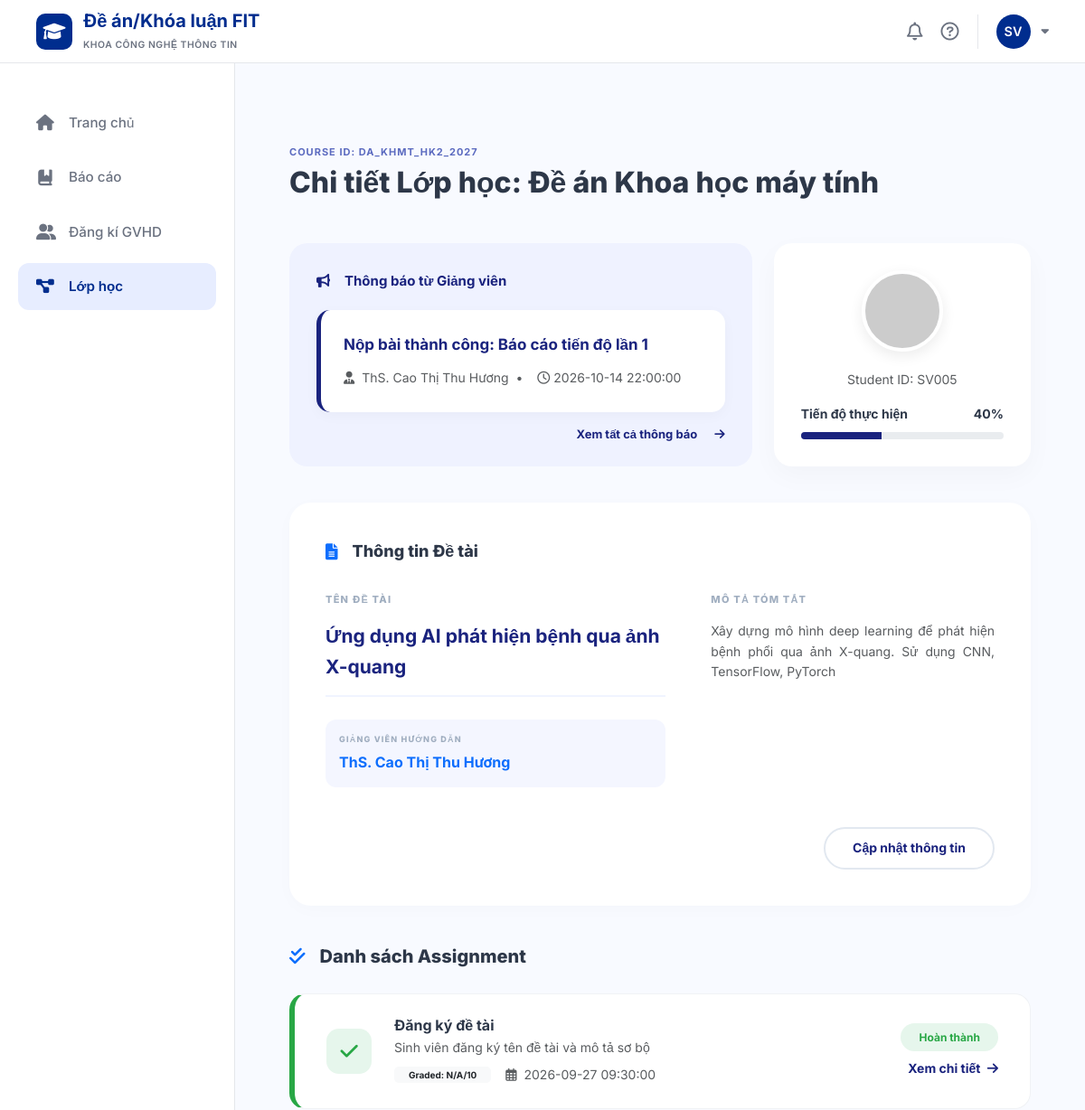
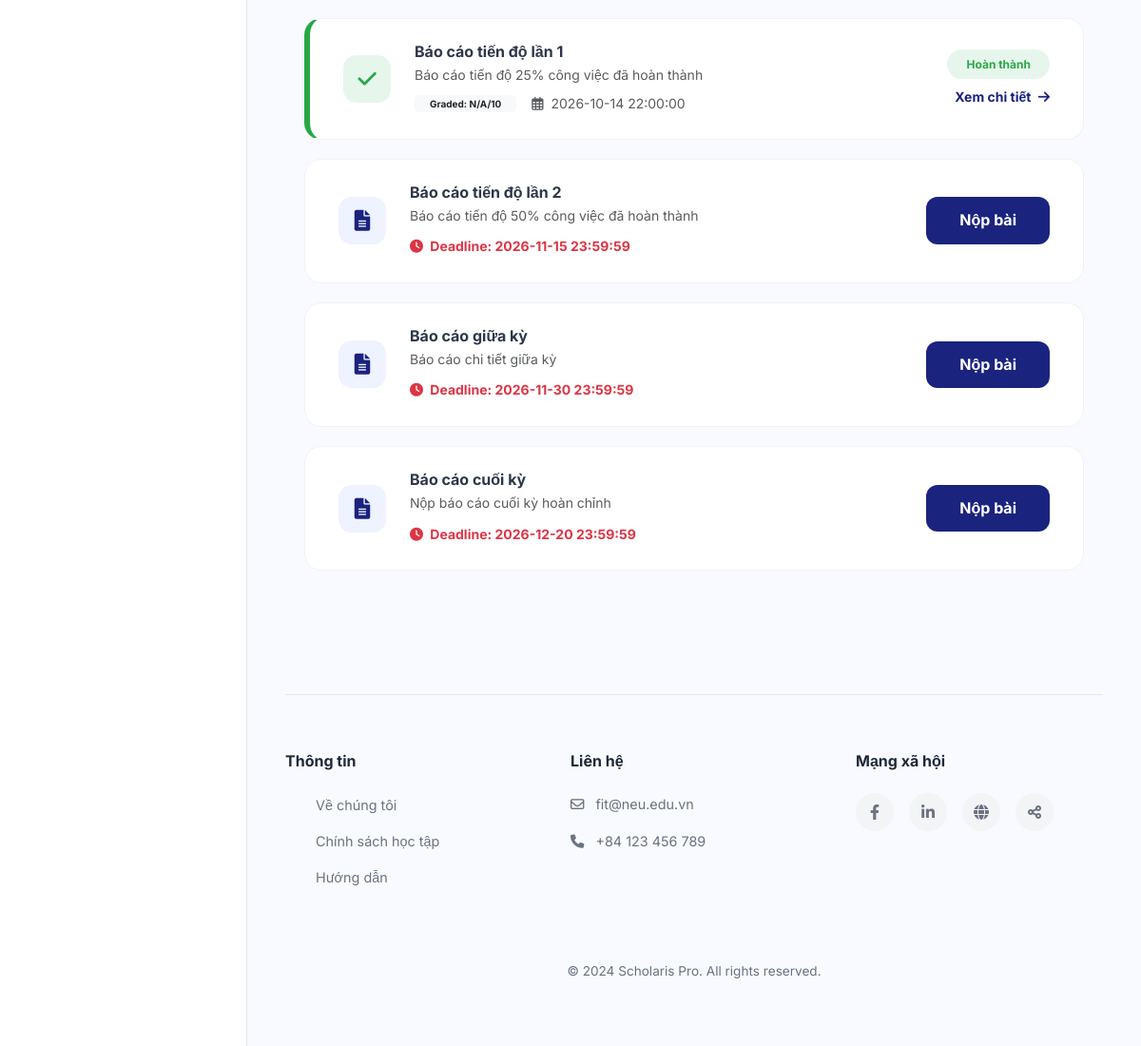
/project-detail/54 (signed in), run on an earlier commit of the app's database (2 pictures, top to bottom).
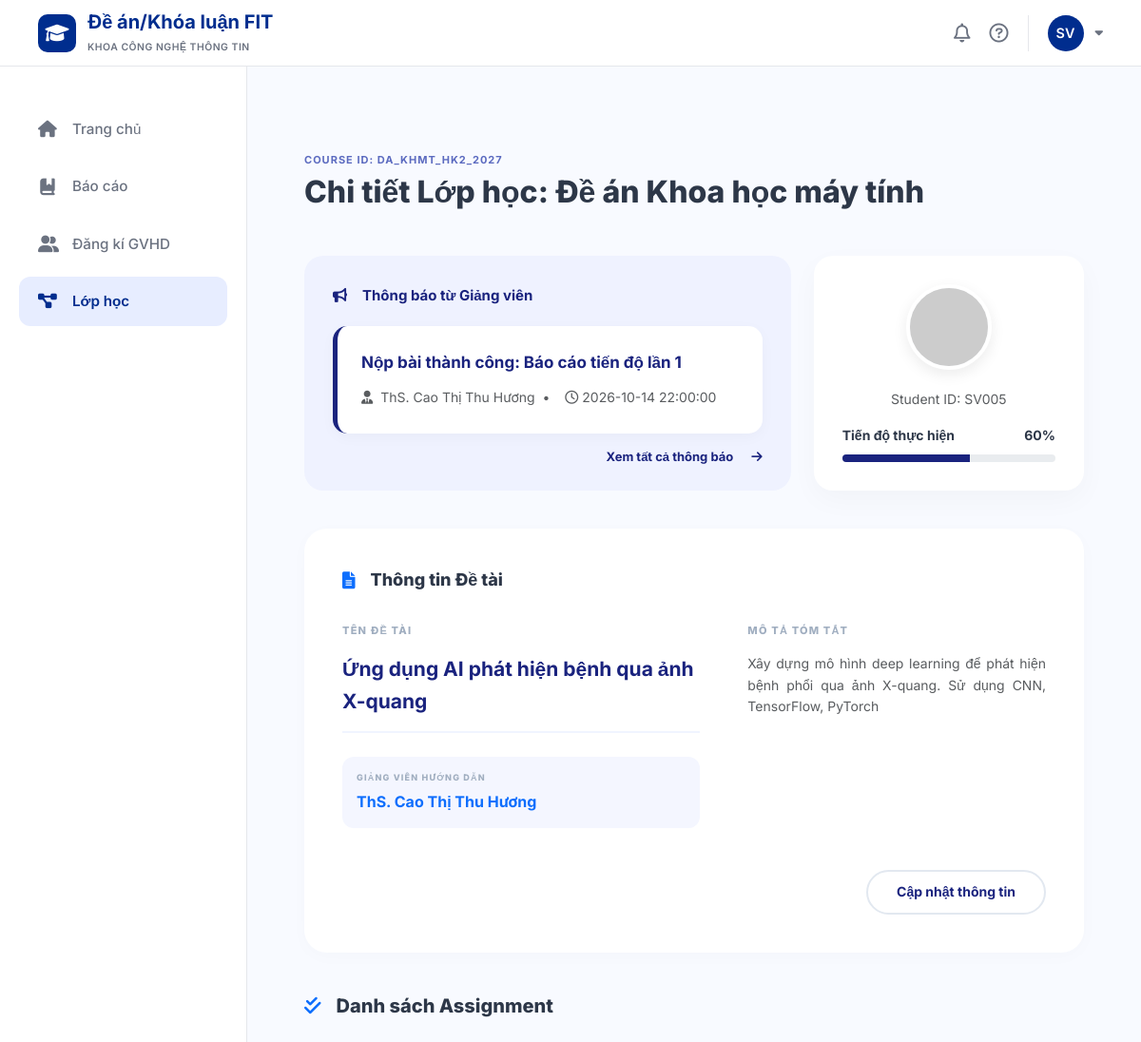
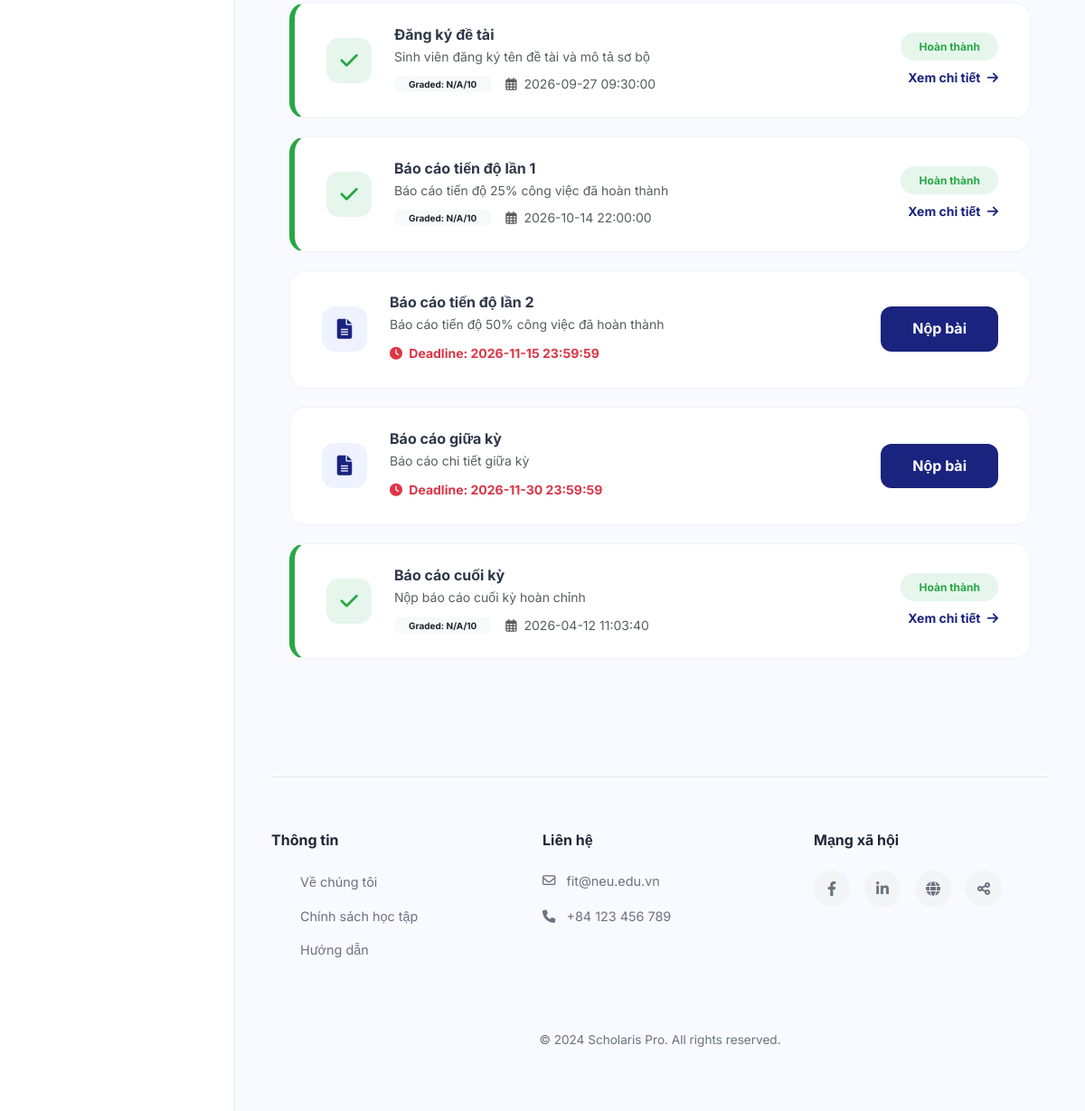
And on a later commit of the database (2 pictures, top to bottom).
### tables this page shows
CREATE TABLE classes (
    id INTEGER PRIMARY KEY AUTOINCREMENT,
    class_code VARCHAR(50) NOT NULL UNIQUE,
    class_name VARCHAR(100) NOT NULL,
    course_id INTEGER NOT NULL,
    lecturer_id INTEGER NOT NULL,
    semester_id INTEGER NOT NULL,
    status VARCHAR(20) DEFAULT 'active' CHECK (status IN ('active', 'completed')),
    FOREIGN KEY (course_id) REFERENCES courses(id),
    FOREIGN KEY (lecturer_id) REFERENCES lecturers(id),
    FOREIGN KEY (semester_id) REFERENCES semesters(id)
);

CREATE TABLE notifications (
    id INTEGER PRIMARY KEY AUTOINCREMENT,
    user_id INTEGER NOT NULL,
    title VARCHAR(200) NOT NULL,
    content TEXT,
    related_id INTEGER,
    is_read INTEGER DEFAULT 0,
    created_at DATETIME DEFAULT CURRENT_TIMESTAMP,
    FOREIGN KEY (user_id) REFERENCES users(id) ON DELETE CASCADE
);

CREATE TABLE users (
    id INTEGER PRIMARY KEY AUTOINCREMENT,
    email VARCHAR(100) NOT NULL UNIQUE,
    password VARCHAR(255) NOT NULL,
    full_name VARCHAR(100) NOT NULL,
    role VARCHAR(20) NOT NULL CHECK (role IN ('student', 'lecturer')),
    phone VARCHAR(20),
    created_at DATETIME DEFAULT CURRENT_TIMESTAMP
);

CREATE TABLE students (
    id INTEGER PRIMARY KEY AUTOINCREMENT,
    user_id INTEGER NOT NULL UNIQUE,
    student_code VARCHAR(20) NOT NULL UNIQUE,
    class_name VARCHAR(50),
    major VARCHAR(100),
    FOREIGN KEY (user_id) REFERENCES users(id) ON DELETE CASCADE
);

CREATE TABLE topics (
    id INTEGER PRIMARY KEY AUTOINCREMENT,
    student_id INTEGER NOT NULL,
    class_id INTEGER NOT NULL,
    title VARCHAR(500) NOT NULL,
    description TEXT,
    created_at DATETIME DEFAULT CURRENT_TIMESTAMP,
    updated_at DATETIME DEFAULT CURRENT_TIMESTAMP,
    FOREIGN KEY (student_id) REFERENCES students(id),
    FOREIGN KEY (class_id) REFERENCES classes(id)
);

CREATE TABLE submissions (
    id INTEGER PRIMARY KEY AUTOINCREMENT,
    assignment_id INTEGER NOT NULL,
    student_id INTEGER NOT NULL,
    file_url VARCHAR(500),
    file_name VARCHAR(255),
    file_size INTEGER,
    progress_report TEXT,
    submitted_at DATETIME DEFAULT CURRENT_TIMESTAMP,
    is_late INTEGER DEFAULT 0,
    is_final INTEGER DEFAULT 0,
    version INTEGER DEFAULT 1,
    FOREIGN KEY (assignment_id) REFERENCES assignments(id) ON DELETE CASCADE,
    FOREIGN KEY (student_id) REFERENCES students(id)
);

CREATE TABLE assignments (
    id INTEGER PRIMARY KEY AUTOINCREMENT,
    class_id INTEGER NOT NULL,
    title VARCHAR(200) NOT NULL,
    description TEXT,
    deadline DATETIME NOT NULL,
    max_file_size INTEGER DEFAULT 10,
    allowed_file_types VARCHAR(200),
    created_at DATETIME DEFAULT CURRENT_TIMESTAMP, is_overdue,
    FOREIGN KEY (class_id) REFERENCES classes(id) ON DELETE CASCADE
);

### app/student/myprojects/routes.py (the view)
@myprojects_bp.route('/project-detail/<int:id>')
def project_detail(id):
    user_id = session.get('user_id') or 1
    conn = get_db()
    conn.row_factory = lambda cursor, row: dict(zip([column[0] for column in cursor.description], row))
    cur = conn.cursor()
    cur.execute("""
        SELECT c.id, c.class_code, c.class_name, u.full_name AS lecturer_name,
               s.id AS student_pk, s.student_code
        FROM classes c
        JOIN lecturers l ON c.lecturer_id = l.id
        JOIN users u ON l.user_id = u.id
        JOIN class_students cs ON c.id = cs.class_id
        JOIN students s ON cs.student_id = s.id
        WHERE c.id = ? AND s.user_id = ?
    """, (id, user_id))
    class_info = cur.fetchone()
    cur.execute("""
        SELECT
            (SELECT COUNT(*) FROM assignments WHERE class_id = ?) as total,
            (SELECT COUNT(*) FROM submissions WHERE student_id = ? AND assignment_id IN
                (SELECT id FROM assignments WHERE class_id = ?)) as completed
    """, (id, class_info['student_pk'], id))
    counts = cur.fetchone()
    progress = int((counts['completed'] / counts['total'] * 100)) if counts['total'] > 0 else 0
    cur.execute("SELECT title, description FROM topics WHERE class_id = ? AND student_id = ?",
               (id, class_info['student_pk']))
    topic = cur.fetchone()
    cur.execute("""
        SELECT title, content, created_at
        FROM notifications
        WHERE user_id = ? OR related_id = ?
        ORDER BY created_at DESC LIMIT 1
    """, (user_id, id))
    latest_notification = cur.fetchone()
    cur.execute("""
        SELECT a.id, a.title, a.description, a.deadline,
               sub.submitted_at, sub.file_url, sub.is_late, cs.grade
        FROM assignments a
        LEFT JOIN submissions sub ON a.id = sub.assignment_id AND sub.student_id = ?
        LEFT JOIN class_students cs ON a.class_id = cs.class_id AND cs.student_id = ?
        WHERE a.class_id = ?
        ORDER BY a.deadline ASC
    """, (class_info['student_pk'], class_info['student_pk'], id))
    assignments = cur.fetchall()
    return render_template('student/project_detail.html',
                           class_info=class_info, topic=topic,
                           latest_notification=latest_notification,
                           assignments=assignments, progress=progress)

### templates/student/project_detail.html (shortened to what this page needs)
{% extends "student/base.html" %}
{% block content %}
<link rel="stylesheet" href="https://cdnjs.cloudflare.com/ajax/libs/font-awesome/6.0.0/css/all.min.css">
<div class="main-container">
    <div class="mb-5">
        <div class="course-id-label">COURSE ID: {{ class_info.class_code }} </div>
        <h1 class="page-title">Chi tiết Lớp học: {{ class_info.class_name }} </h1>
    </div>
    <div class="top-grid">
        <div class="announcement-card">
            <div class="announcement-header"><i class="fas fa-bullhorn me-3"></i> Thông báo từ Giảng viên</div>
            {% if latest_notification %}
            <div class="announcement-content">
                <div class="announcement-title">{{ latest_notification.title }}</div>
                <small class="text-muted">
                    <i class="fas fa-user-tie me-2"></i>{{ class_info.lecturer_name }}  &nbsp;•&nbsp;
                    <i class="far fa-clock ms-2 me-1"></i>{{ latest_notification.created_at }}
                </small>
            </div>
            {% endif %}
            <a href="#" class="btn-view-all mb-10">Xem tất cả thông báo <i class="fas fa-arrow-right ms-3"></i></a>
        </div>
        <div class="profile-card">
            <div class="avatar-circle">
                <img src="https://ui-avatars.com/api/?name={{ session.user_full_name }}&background=EBF4FF&color=1A237E" style="width:100%">
            </div>
            <small class="text-muted d-block mb-3">Student ID: {{ class_info.student_code }}</small>
            <div class="progress-label d-flex justify-content-between mb-2">
                <span class="fw-bold small">Tiến độ thực hiện</span>
                <span class="fw-bold small">{{ progress }}%</span>
            </div>
            <div class="progress" style="height: 8px; border-radius: 10px;">
                <div class="progress-bar" style="width: {{ progress }}%; background: var(--primary-navy);"></div>
            </div>
        </div>
    </div>
<div class="topic-card">
    <div class="topic-header">
        <i class="fas fa-file-alt me-3 text-primary"></i> Thông tin Đề tài
    </div>
    <div class="topic-grid">
        <div>
            <span class="label-caps">Tên đề tài</span>
            <div class="topic-title-box">
                {{ topic.title if topic else "Chưa đăng ký đề tài" }}
            </div>
            <div class="supervisor-tag">
                <span class="label-caps" style="margin-bottom: 5px; font-size: 9px;">Giảng viên hướng dẫn</span>
                <div class="fw-bold text-primary">
                    {{ class_info.lecturer_name }}
                </div>
            </div>
        </div>
        <div>
            <span class="label-caps">Mô tả tóm tắt</span>
            <p class="text-muted small" style="text-align: justify;">
                {{ topic.description if topic else "Vui lòng cập nhật mô tả..." }}
            </p>
        </div>
    </div>
    <div class="text-end mt-4">
    <button class="btn-outline-pill" data-bs-toggle="modal" data-bs-target="#topicModal">
        Cập nhật thông tin
    </button>
</div>
</div>
    <div class="section-subtitle"><i class="fas fa-check-double me-3 text-primary"></i> Danh sách Assignment</div>
    {% for ass in assignments %}
    <div class="assignment-item {% if ass.submitted_at %}completed{% elif ass.is_late %}overdue{% endif %}">
        <div class="d-flex align-items-center">
            <div class="icon-box {% if ass.submitted_at %}icon-completed{% else %}icon-pending{% endif %}">
                <i class="fas {% if ass.submitted_at %}fa-check{% else %}fa-file-alt{% endif %}"></i>
            </div>
            <div>
                <h6 class="fw-bold mb-1">{{ ass.title }} </h6>
                <p class="text-muted small mb-2">{{ ass.description | truncate(100) }} </p>
                {% if ass.submitted_at %}
                <div class="d-flex align-items-center">
                    <span class="badge bg-light text-dark px-3 py-1 fw-bold" style="font-size: 10px; border-radius: 5px;">Graded: {{ ass.grade if ass.grade else 'N/A' }}/10 </span>
                    <small class="ms-3 text-muted"><i class="far fa-calendar-alt me-1"></i> {{ ass.submitted_at }} </small>
                </div>
                {% else %}
                <small class="text-danger fw-bold"><i class="fas fa-clock me-1"></i> Deadline: {{ ass.deadline }} </small>
                {% endif %}
            </div>
        </div>
    <div class="text-end ms-4">
            {% if ass.submitted_at %}
                <div class="d-flex flex-column align-items-end">
                    <span class="status-pill pill-green mb-2">Hoàn thành</span>
                    <a href="{{ url_for('myprojects.submit_assignment', assignment_id=ass.id) }}" class="text-decoration-none small fw-bold" style="color: var(--primary-navy);">
                        Xem chi tiết <i class="fas fa-arrow-right ms-1"></i>
                    </a>
                </div>
            {% elif ass.is_late %}
                <div class="text-danger fw-bold small mb-2">Quá hạn </div>
                <a href="#" class="text-danger small text-decoration-none fw-bold">Yêu cầu gia hạn</a>
            {% else %}
                <a href="{{ url_for('myprojects.submit_assignment', assignment_id=ass.id) }}" class="btn-navy-pill text-decoration-none d-inline-block">
                    Nộp bài
                </a>
            {% endif %}
        </div>
    </div>
    {% endfor %}
</div>
{% endblock %}

### templates/student/base.html (shortened to what this page needs)
<!DOCTYPE html>
<html lang="vi">
<head>
    <link rel="stylesheet" href="https://cdnjs.cloudflare.com/ajax/libs/font-awesome/6.5.0/css/all.min.css">
    <link href="https://cdn.jsdelivr.net/npm/bootstrap@5.3.0/dist/css/bootstrap.min.css" rel="stylesheet">
</head>
<body>
    <header class="header">
        <div class="logo-section">
            <div class="logo-icon">
                <i class="fa-solid fa-graduation-cap"></i>
            </div>
            <div class="logo-text">
                <h1>Đề án/Khóa luận FIT</h1>
                <span>Khoa Công nghệ thông tin</span>
            </div>
        </div>
        <div class="header-actions">
            <i class="fa-regular fa-bell action-icon"></i>
            <i class="fa-regular fa-circle-question action-icon"></i>
            <div class="dropdown">
                <div class="user-dropdown-toggle" id="userDropdown" data-bs-toggle="dropdown" aria-expanded="false">
                    {% if session.get('user_id') %}
                    <div class="avatar">
                        {% if session.get('role') == 'lecturer' %}
                        GV
                        {% else %}
                        {{ session.get('user_full_name')[:2].upper() if session.get('user_full_name') else 'SV' }}
                        {% endif %}
                    </div>
                    {% else %}
                    <div class="avatar"><i class="fa-solid fa-user"></i></div>
                    {% endif %}
                </div>
            </div>
        </div>
    </header>
    <div class="layout-wrapper">
        <aside class="sidebar">
            <ul class="nav-menu">
                <li class="nav-item">
                    <a href="/" class="nav-link {% if request.path == '/' %}active{% endif %}">
                        <i class="fa-solid fa-house"></i>
                        <span>Trang chủ</span>
                    </a>
                </li>
                <li class="nav-item">
                    <a href="/theses-projects" class="nav-link {% if 'theses' in request.path %}active{% endif %}">
                        <i class="fa-solid fa-book-bookmark"></i>
                        <span>Báo cáo</span>
                    </a>
                </li>
                <li class="nav-item">
                    <a href="/registration" class="nav-link {% if 'registration' in request.path %}active{% endif %}">
                        <i class="fa-solid fa-user-group"></i>
                        <span>Đăng kí GVHD</span>
                    </a>
                </li>
                <li class="nav-item">
                    <a href="/my-projects"
                        class="nav-link {% if 'my-projects' in request.path or 'project-detail' in request.path or 'assignment' in request.path %}active{% endif %}">
                        <i class="fa-solid fa-diagram-project"></i>
                        <span>Lớp học</span>
                    </a>
                </li>
            </ul>
        </aside>
        <main class="main-content">
            <div class="content-area">
                {% block content %}
                {% endblock %}
            </div>
            <footer class="footer">
                <div class="footer-grid">
                    <div class="footer-col">
                        <h4>Thông tin</h4>
                        <ul class="footer-links">
                            <li class="footer-link"><a href="#">Về chúng tôi</a></li>
                            <li class="footer-link"><a href="#">Chính sách học tập</a></li>
                            <li class="footer-link"><a href="#">Hướng dẫn</a></li>
                        </ul>
                    </div>
                    <div class="footer-col">
                        <h4>Liên hệ</h4>
                        <div class="contact-info">
                            <i class="fa-regular fa-envelope"></i>
                            fit@neu.edu.vn
                        </div>
                        <div class="contact-info">
                            <i class="fa-solid fa-phone"></i>
                            +84 123 456 789
                        </div>
                    </div>
                    <div class="footer-col">
                        <h4>Mạng xã hội</h4>
                        <div class="social-icons">
                            <a href="#" class="social-icon"><i class="fa-brands fa-facebook-f"></i></a>
                            <a href="#" class="social-icon"><i class="fa-brands fa-linkedin-in"></i></a>
                            <a href="#" class="social-icon"><i class="fa-solid fa-globe"></i></a>
                            <a href="#" class="social-icon"><i class="fa-solid fa-share-nodes"></i></a>
                        </div>
                    </div>
                </div>
                <div class="copyright">
                    &copy; 2024 Scholaris Pro. All rights reserved.
                </div>
            </footer>
        </main>
    </div>
</body>
</html>

What changed in the data, as far as the page shows it:
no longer on this page (row unchanged): assignments: title "Báo cáo cuối kỳ", description "Nộp báo cáo cuối kỳ hoàn chỉnh", deadline "2026-12-20 23:59:59"
added submissions: title "Báo cáo cuối kỳ", description "Nộp báo cáo cuối kỳ hoàn chỉnh", grade "N/A", submitted_at "2026-04-12 11:03:40"
Also different on the page:
{{ progress }}: "40" → "60"
{{ progress }}: 40 → 60 (drawn)
